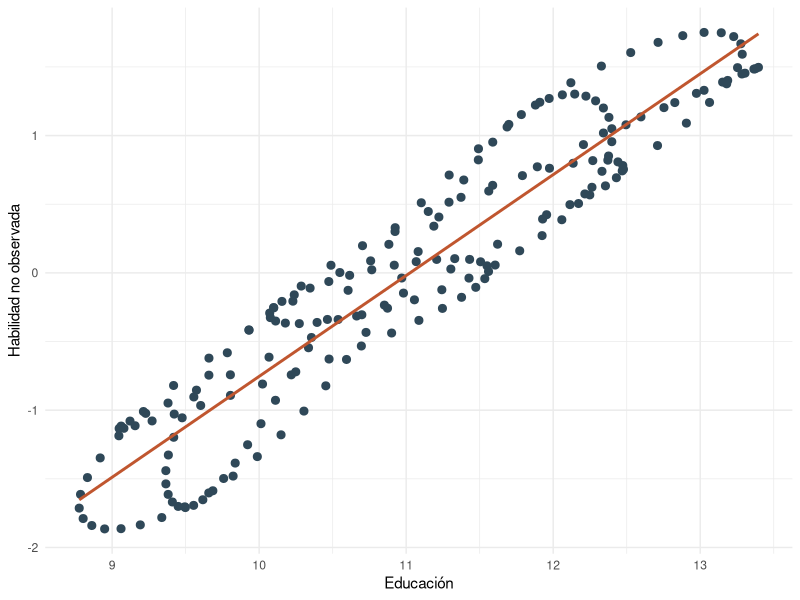

The R script that drew this image:
## ---- chunk 1
knitr::opts_chunk$set(
  comment = "#>",
  fig.align = "center",
  fig.width = 7,
  fig.height = 4.5,
  out.width = "80%",
  warning = FALSE,
  message = FALSE
)

library(ggplot2)
library(knitr)
## ---- chunk 2
n_end <- 200
i_end <- 1:n_end
habilidad <- scale(sin(i_end / 7) + cos(i_end / 11))[, 1]
educ <- 11 + 1.2 * habilidad + 0.6 * sin(i_end / 5)
epsilon <- 0.25 * sin(i_end / 3)
lwage <- 1.5 + 0.08 * educ + 0.35 * habilidad + epsilon

datos_end <- data.frame(
  lwage = lwage,
  educ = educ,
  habilidad = habilidad
)

kable(head(datos_end, 12), digits = 3, caption = "Primeras observaciones de la base de endogeneidad")
## ---- chunk 3
ggplot(datos_end, aes(x = educ, y = habilidad)) +
  geom_point(color = "#2f4858", size = 2.4) +
  geom_smooth(method = "lm", se = FALSE, color = "#C0562F", linewidth = 1) +
  labs(x = "Educación", y = "Habilidad no observada") +
  theme_minimal()
## ---- chunk 4
modelo_corto_end <- lm(lwage ~ educ, data = datos_end)
modelo_largo_end <- lm(lwage ~ educ + habilidad, data = datos_end)

tabla_corto_end <- coef(summary(modelo_corto_end))
tabla_largo_end <- coef(summary(modelo_largo_end))

beta_educ_corto_end <- unname(coef(modelo_corto_end)[["educ"]])
beta_educ_largo_end <- unname(coef(modelo_largo_end)[["educ"]])
se_educ_corto_end <- tabla_corto_end["educ", "Std. Error"]
se_educ_largo_end <- tabla_largo_end["educ", "Std. Error"]
beta_hab_largo_end <- unname(coef(modelo_largo_end)[["habilidad"]])
cor_educ_hab_end <- cor(datos_end$educ, datos_end$habilidad)
sesgo_observado_end <- beta_educ_corto_end - beta_educ_largo_end

kable(
  data.frame(
    modelo = c("Corto: omite habilidad", "Largo: incluye habilidad"),
    beta_educacion = c(beta_educ_corto_end, beta_educ_largo_end),
    error_estandar = c(se_educ_corto_end, se_educ_largo_end)
  ),
  digits = 4,
  caption = "Comparación entre modelo corto y modelo largo"
)
## ---- chunk 5
error_medicion <- 0.8 * sin(i_end / 4)
datos_end$educ_medida <- datos_end$educ + error_medicion

modelo_medicion_end <- lm(lwage ~ educ_medida + habilidad, data = datos_end)
tabla_medicion_end <- coef(summary(modelo_medicion_end))
beta_educ_medida_end <- unname(coef(modelo_medicion_end)[["educ_medida"]])
se_educ_medida_end <- tabla_medicion_end["educ_medida", "Std. Error"]

kable(
  data.frame(
    modelo = c("Educación verdadera", "Educación medida con error"),
    beta_educacion = c(beta_educ_largo_end, beta_educ_medida_end),
    error_estandar = c(se_educ_largo_end, se_educ_medida_end)
  ),
  digits = 4,
  caption = "Sesgo de atenuación por error de medición en educación"
)
